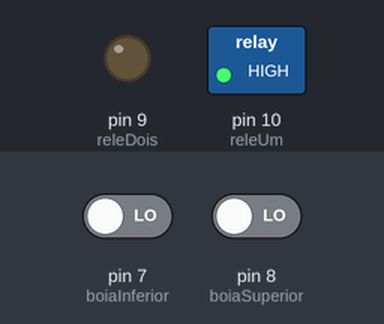
Simulated run of this sketch. Board: Arduino Uno, built with avr-gcc and run on an emulated ATmega328P. On the bench: switched loads named in the sketch (green lamp = pin HIGH), output pins drawn as LEDs (lit = HIGH). Inputs (shaded band) come from the test bench; at power-on: pin 7 (boiaInferior) LOW, pin 8 (boiaSuperior) LOW.

Above: at 1.2 s.
1.3 s: pin 7 (boiaInferior) driven HIGH and pin 8 (boiaSuperior) driven HIGH
At 1.8 s:
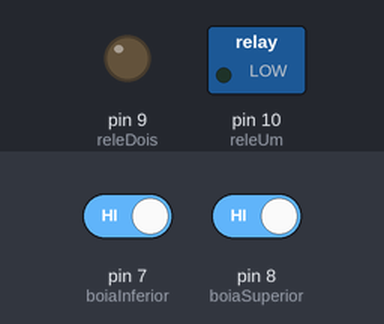
Timing chart, 0 to 4.3 s (numbered marks = the images above; inputs shaded):
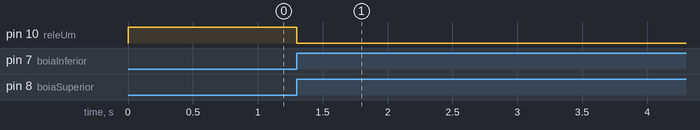

Measured:
- after the input at 1.3 s, pin 10 (releUm): HIGH → LOW at once

The sketch:

ControleReleComBoiaInferiorESuperior.ino
```cpp
int boiaSuperior = 8;
int boiaInferior = 7;
int releUm = 10;
int releDois = 9;

void setup() {
  // put your setup code here, to run once:
  pinMode(releUm, OUTPUT);
  pinMode(releDois, OUTPUT);
  pinMode(boiaSuperior, INPUT);
  pinMode(boiaInferior, INPUT);
}

void loop() {
  // put your main code here, to run repeatedly:
  if(CaixaDAguaVazia() || CaixaEnchendoOuEsvaziando()) {
    LigarReleUm();
    EncherCaixa();
  }
  if(CaixaDAguaCheia()) {
    DesligarReleUm();
    EsvaziarCaixa();
  }
}

bool BoiaSuperiorLigada(){
  return digitalRead(boiaSuperior) == HIGH;
}

bool BoiaInferiorLigada(){
  return digitalRead(boiaInferior) == HIGH;
}

bool CaixaDAguaCheia(){
  return BoiaSuperiorLigada() && BoiaInferiorLigada();
}

bool CaixaDAguaVazia(){
  return !BoiaSuperiorLigada() && !BoiaInferiorLigada();
}

void DesligarReleUm() {
  digitalWrite(releUm, LOW);//HIGH);  //Desliga rele 1
}

void LigarReleUm() {
  digitalWrite(releUm, HIGH);//LOW);  //Liga rele 1
}

bool CaixaEnchendoOuEsvaziando() {
  return !BoiaSuperiorLigada() && BoiaInferiorLigada();
}

void EncherCaixa() {
  while(!BoiaSuperiorLigada()) {
  }
}

void EsvaziarCaixa() {
  while(BoiaInferiorLigada()) {
  }
}
```
